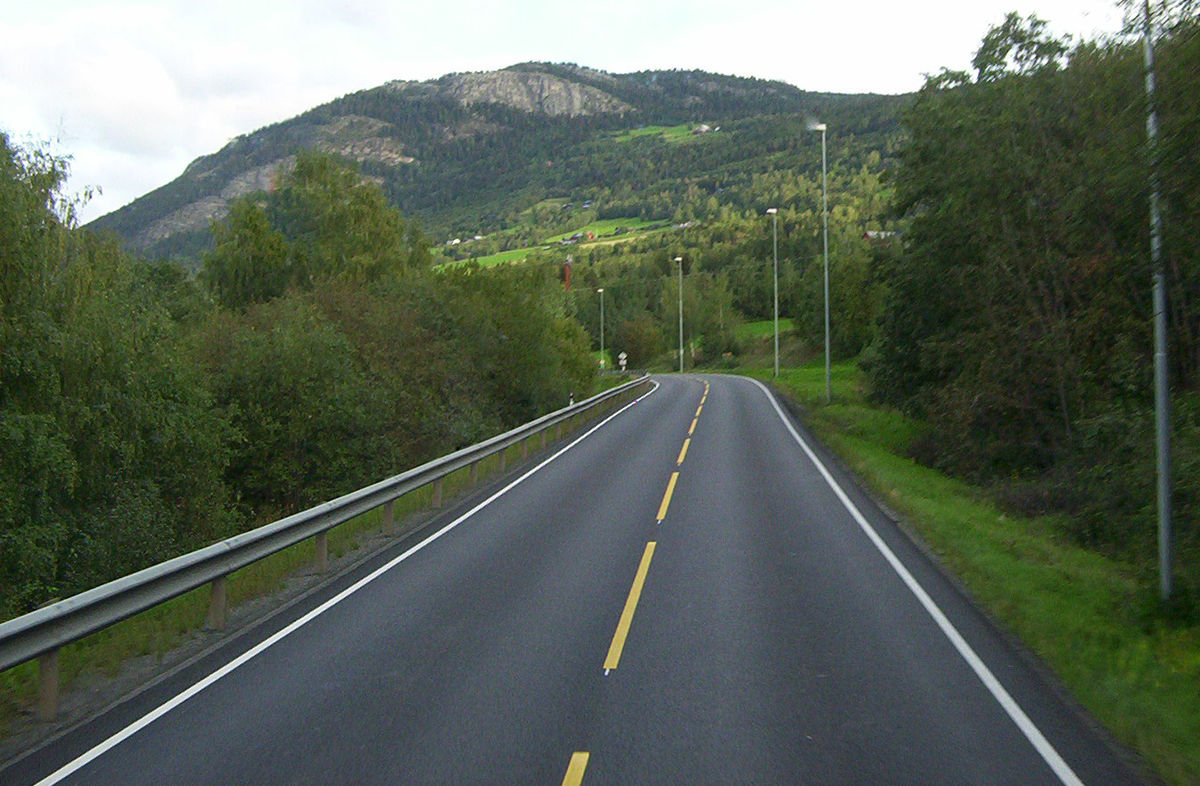
#> input picture data/original samples/lane1.jpeg, 1200 x 786 px; the run also reads 1 picture not shown here
$ python -i proj1.py   (imports and definitions only)
#> lines starting #> are read from the running program, lines starting #| are printed output that depends on the picture
### util.py
import glob
import cv2
import numpy as np
import os
import matplotlib.pyplot as plt

from math import sqrt, degrees, atan, atan2
from dotmap import DotMap


def read_one_image(filename):
#> called with filename = './data/original samples/lane1.jpeg'
    img = cv2.imread(filename)
#> img is the input picture: shape (786, 1200, 3); mean B, G, R 87, 99.6, 89.3
    img = cv2.cvtColor(img, cv2.COLOR_BGR2RGB)
    return (img, os.path.basename(filename))


def read_images(filename=None, folder=None):
    folder = folder if folder is not None else "./data/original samples"
    filename = "{}/{}".format(folder, filename) if filename is not None else "{}/*.*".format(folder)
    return [read_one_image(file) for file in glob.glob(filename)]
#> call 2 of read_one_image, with filename = './data/original samples/lane2.jpeg'
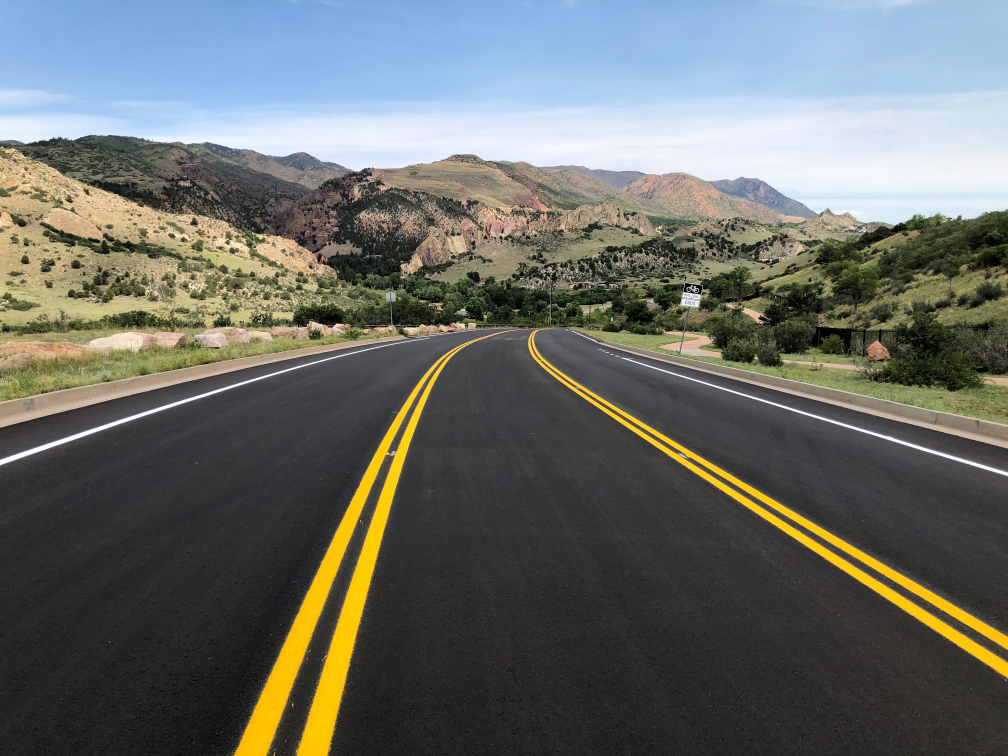
#> input picture data/original samples/lane2.jpeg, 4032 x 3024 px (shown at 1/4 size)
#> in read_one_image, img is the input picture: shape (3024, 4032, 3); mean B, G, R 103.2, 107.9, 105.1
#> call 3 of read_one_image, with filename = './data/original samples/lane3.jpeg'
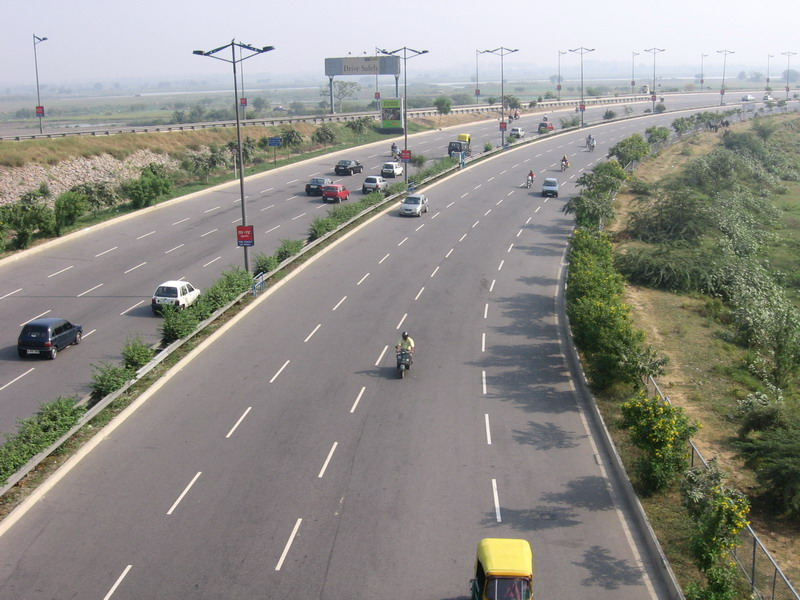
#> input picture data/original samples/lane3.jpeg, 800 x 600 px
#> in read_one_image, img is the input picture: shape (600, 800, 3); mean B, G, R 135.8, 141.5, 143.2


def create_hls_from_hsl(h, s, l):
    return np.uint8([h / 2, 255 * l / 100, 255 * s / 100])

folder = './data/original samples'
filename = None
folder = folder if folder is not None else "./data/"
filename = "{}/{}".format(folder, filename) if filename is not None else "{}/*.*".format(folder)

for file, filename in read_images(folder=folder):
    print(filename)
#%%

### proj1.py
import cv2
import numpy as np
import argparse
import sys
from os import listdir
from os.path import isfile, join

import config
from operations import *
from util import *


# [74 lines left out: functions extract_hsl_mask, detect_stop_sign, not called in this run]


def detect_lane(filename, frame):
    result = 0
    # Resize of image to apply results uniformly
    new_image = image = resize_image(frame)

    # Extract HSL - Gray + White + Yellow + Red Mask
    new_image = extract_hsl_mask(new_image)

    # Select the region of interest
    new_image = region_selection(new_image, max_height_from_bottom=config.MAX_REGION_HEIGHT)

    # Perform canny edge detection to detect edges
    new_image = canny(new_image, config.CANNY_TH1, config.CANNY_TH2, apertureSize=config.CANNY_APERTURE_SIZE)

    # Perform closing to narrow down near boundary regions
    new_image = closing(new_image, 15)

    # Drawing contours to fill internal regions, so as to give better boundaries.
    new_image = draw_contour(new_image, 100, 5000000, mode=cv2.RETR_EXTERNAL)

    # Perform canny edge detection to detect edges
    new_image = canny(new_image, config.CANNY_TH1, config.CANNY_TH2, apertureSize=config.CANNY_APERTURE_SIZE)

    # Perform dilation to increase border width
    new_image = dilation(new_image, kernel_size=config.DILATION_KERNEL_SIZE, iterations=1)

    # Apply hough transforms to detect lane lines
    new_image, result = hough_transform(image, new_image,
                                        threshold=config.HOUGH_THRESHOLD,
                                        minLineLength=config.HOUGH_MIN_LINE_LENGTH,
                                        maxLineGap=config.HOUGH_MAX_LINE_GAP,
                                        merge_lines=True)

    # Apply stop sign detection on the image
    new_image = detect_stop_sign(filename, new_image)

    print("Detected lines on {}: {}".format(filename, result))
    return new_image, result


###########################################################################

def runon_image(path):
    frame = cv2.imread(path)
    # Change the codes here
    frame = cv2.cvtColor(frame, cv2.COLOR_BGR2RGB)
    filename = os.path.basename(path)
    new_image, detections_in_frame = detect_lane(filename, frame)
    frame = cv2.cvtColor(new_image, cv2.COLOR_RGB2BGR)
    # Change the codes above
    cv2.imshow("one image", frame)
    cv2.waitKey(0)
    return detections_in_frame


# [11 lines left out: function runon_folder, not called in this run]


# [15 lines not run here, left out]

#> (the run stopped early here; a loop or call above may not have finished)
